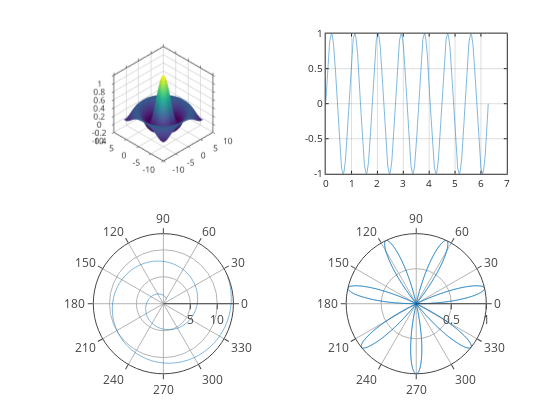

The notebook cell this image was saved under:
### Code cell
graphics_toolkit("plotly")

a = [1:0.1:13];
theta = linspace (0,2*pi,1000);
rho = sin (7*theta);

subplot(2,2,1);
sombrero()
grid on;
box on;

subplot(2,2,2);
plot(theta, rho);
grid on;
box on;

subplot(2,2,3);
polar(a,a)
grid on;
box on;

subplot(2,2,4);
polar(theta, rho);
grid on;
box on;

### Figure 1 — Plotly figure (JSON) as saved in the notebook; plotly's stock layout.template omitted (floating-point values rounded to 4 significant figures; data arrays with more than 128 entries replaced by an {"elided": "..."} marker saying what was removed)
{"data": [{"autocolorscale": "false", "cauto": "false", "cmax": 1, "cmin": -0.2172, "colorscale": [[0, "rgb(68,1,84)"], [0.01587, "rgb(69,6,90)"], [0.03175, "rgb(70,12,95)"], [0.04762, "rgb(71,18,101)"], [0.06349, "rgb(72,24,106)"], [0.07937, "rgb(72,29,111)"], [0.09524, "rgb(72,35,115)"], [0.1111, "rgb(71,40,119)"], [0.127, "rgb(71,45,123)"], [0.1429, "rgb(70,50,126)"], [0.1587, "rgb(68,55,129)"], [0.1746, "rgb(67,60,132)"], [0.1905, "rgb(65,64,134)"], [0.2063, "rgb(64,69,135)"], [0.2222, "rgb(62,74,137)"], [0.2381, "rgb(60,78,138)"], [0.254, "rgb(58,83,139)"], [0.2698, "rgb(56,87,140)"], [0.2857, "rgb(54,91,140)"], [0.3016, "rgb(52,95,141)"], [0.3175, "rgb(50,99,141)"], [0.3333, "rgb(48,103,141)"], [0.3492, "rgb(46,107,142)"], [0.3651, "rgb(45,111,142)"], [0.381, "rgb(43,115,142)"], [0.3968, "rgb(42,119,142)"], [0.4127, "rgb(40,123,142)"], [0.4286, "rgb(39,127,142)"], [0.4444, "rgb(37,130,142)"], [0.4603, "rgb(36,134,141)"], [0.4762, "rgb(34,138,141)"], [0.4921, "rgb(33,142,140)"], [0.5079, "rgb(32,146,140)"], [0.5238, "rgb(31,149,139)"], [0.5397, "rgb(30,153,138)"], [0.5556, "rgb(30,157,136)"], [0.5714, "rgb(31,161,135)"], [0.5873, "rgb(32,164,133)"], [0.6032, "rgb(34,168,131)"], [0.619, "rgb(38,172,129)"], [0.6349, "rgb(42,176,126)"], [0.6508, "rgb(47,179,123)"], [0.6667, "rgb(53,183,120)"], [0.6825, "rgb(59,186,117)"], [0.6984, "rgb(66,190,113)"], [0.7143, "rgb(73,193,109)"], [0.7302, "rgb(81,196,104)"], [0.746, "rgb(90,199,99)"], [0.7619, "rgb(99,202,94)"], [0.7778, "rgb(108,205,89)"], [0.7937, "rgb(117,208,83)"], [0.8095, "rgb(127,210,77)"], [0.8254, "rgb(137,213,71)"], [0.8413, "rgb(148,215,64)"], [0.8571, "rgb(158,217,57)"], [0.873, "rgb(169,219,50)"], [0.8889, "rgb(180,221,43)"], [0.9048, "rgb(190,223,36)"], [0.9206, "rgb(201,224,30)"], [0.9365, "rgb(212,225,26)"], [0.9524, "rgb(223,227,24)"], [0.9683, "rgb(233,228,25)"], [0.9841, "rgb(243,229,30)"], [1, "rgb(253,231,36)"]], "contours": {"x": {"highlight": true, "highlightcolor": "rgb(0,0,0)", "highlightwidth": 1, "show": false}, "y": {"highlight": true, "highlightcolor": "rgb(0,0,0)", "highlightwidth": 1, "show": false}, "z": {"highlight": true, "highlightcolor": "rgb(0,0,0)", "highlightwidth": 1, "show": false}}, "name": "", "scene": "scene", "showlegend": false, "showscale": false, "surfacecolor": {"elided": "41x41 float values"}, "type": "surface", "visibility": true, "x": [-8, -7.6, -7.2, -6.8, -6.4, -6, -5.6, -5.2, -4.8, -4.4, -4, -3.6, -3.2, -2.8, -2.4, -2, -1.6, -1.2, -0.8, -0.4, 0, 0.4, 0.8, 1.2, 1.6, 2, 2.4, 2.8, 3.2, 3.6, 4, 4.4, 4.8, 5.2, 5.6, 6, 6.4, 6.8, 7.2, 7.6, 8], "y": [-8, -7.6, -7.2, -6.8, -6.4, -6, -5.6, -5.2, -4.8, -4.4, -4, -3.6, -3.2, -2.8, -2.4, -2, -1.6, -1.2, -0.8, -0.4, 0, 0.4, 0.8, 1.2, 1.6, 2, 2.4, 2.8, 3.2, 3.6, 4, 4.4, 4.8, 5.2, 5.6, 6, 6.4, 6.8, 7.2, 7.6, 8], "z": {"elided": "41x41 float values"}}, {"line": {"color": "rgb(0,113,188)", "dash": "solid", "width": 0.5}, "marker": {"color": "rgb(0,113,188)", "line": {"color": "rgb(0,113,188)"}, "size": 6, "symbol": "none"}, "mode": "lines", "name": "", "showlegend": false, "type": "scatter", "visibility": true, "x": {"elided": "1000 float values"}, "xaxis": "x", "y": {"elided": "1000 float values"}, "yaxis": "y"}, {"line": {"color": "rgb(0,113,188)", "dash": "solid", "width": 0.5}, "marker": {"color": "rgb(0,113,188)", "line": {"color": "rgb(0,113,188)"}, "size": 6, "symbol": "none"}, "mode": "lines", "name": "", "r": [1, 1.1, 1.2, 1.3, 1.4, 1.5, 1.6, 1.7, 1.8, 1.9, 2, 2.1, 2.2, 2.3, 2.4, 2.5, 2.6, 2.7, 2.8, 2.9, 3, 3.1, 3.2, 3.3, 3.4, 3.5, 3.6, 3.7, 3.8, 3.9, 4, 4.1, 4.2, 4.3, 4.4, 4.5, 4.6, 4.7, 4.8, 4.9, 5, 5.1, 5.2, 5.3, 5.4, 5.5, 5.6, 5.7, 5.8, 5.9, 6, 6.1, 6.2, 6.3, 6.4, 6.5, 6.6, 6.7, 6.8, 6.9, 7, 7.1, 7.2, 7.3, 7.4, 7.5, 7.6, 7.7, 7.8, 7.9, 8, 8.1, 8.2, 8.3, 8.4, 8.5, 8.6, 8.7, 8.8, 8.9, 9, 9.1, 9.2, 9.3, 9.4, 9.5, 9.6, 9.7, 9.8, 9.9, 10.0, 10.1, 10.2, 10.3, 10.4, 10.5, 10.6, 10.7, 10.8, 10.9, 11.0, 11.1, 11.2, 11.3, 11.4, 11.5, 11.6, 11.7, 11.8, 11.9, 12, 12.1, 12.2, 12.3, 12.4, 12.5, 12.6, 12.7, 12.8, 12.9, 13], "showlegend": false, "subplot": "polar", "theta": [1, 1.1, 1.2, 1.3, 1.4, 1.5, 1.6, 1.7, 1.8, 1.9, 2, 2.1, 2.2, 2.3, 2.4, 2.5, 2.6, 2.7, 2.8, 2.9, 3, 3.1, -3.083, -2.983, -2.883, -2.783, -2.683, -2.583, -2.483, -2.383, -2.283, -2.183, -2.083, -1.983, -1.883, -1.783, -1.683, -1.583, -1.483, -1.383, -1.283, -1.183, -1.083, -0.9832, -0.8832, -0.7832, -0.6832, -0.5832, -0.4832, -0.3832, -0.2832, -0.1832, -0.08319, 0.01681, 0.1168, 0.2168, 0.3168, 0.4168, 0.5168, 0.6168, 0.7168, 0.8168, 0.9168, 1.017, 1.117, 1.217, 1.317, 1.417, 1.517, 1.617, 1.717, 1.817, 1.917, 2.017, 2.117, 2.217, 2.317, 2.417, 2.517, 2.617, 2.717, 2.817, 2.917, 3.017, 3.117, -3.066, -2.966, -2.866, -2.766, -2.666, -2.566, -2.466, -2.366, -2.266, -2.166, -2.066, -1.966, -1.866, -1.766, -1.666, -1.566, -1.466, -1.366, -1.266, -1.166, -1.066, -0.9664, -0.8664, -0.7664, -0.6664, -0.5664, -0.4664, -0.3664, -0.2664, -0.1664, -0.06637, 0.03363, 0.1336, 0.2336, 0.3336, 0.4336], "thetaunit": "radians", "type": "scatterpolar", "visibility": true}, {"line": {"color": "rgb(0,113,188)", "dash": "solid", "width": 0.5}, "marker": {"color": "rgb(0,113,188)", "line": {"color": "rgb(0,113,188)"}, "size": 6, "symbol": "none"}, "mode": "lines", "name": "", "r": {"elided": "1000 float values"}, "showlegend": false, "subplot": "polar2", "theta": {"elided": "1000 float values"}, "thetaunit": "radians", "type": "scatterpolar", "visibility": true}], "layout": {"height": 420, "hovermode": "closest", "margin": {"b": 0, "l": 0, "r": 0, "t": 0}, "plot_bgcolor": "rgba(0,0,0,0)", "polar": {"angularaxis": {"size": 10, "tickmode": "array", "tickvals": [0, 30, 60, 90, 120, 150, 180, 210, 240, 270, 300, 330]}, "domain": {"x": [0.13, 0.4534], "y": [0.11, 0.4437]}, "radialaxis": {"size": 10, "tickmode": "array", "tickvals": [5, 10, 15]}}, "polar2": {"angularaxis": {"size": 10, "tickmode": "array", "tickvals": [0, 30, 60, 90, 120, 150, 180, 210, 240, 270, 300, 330]}, "domain": {"x": [0.5816, 0.905], "y": [0.11, 0.4437]}, "radialaxis": {"size": 10, "tickmode": "array", "tickvals": [0.5, 1]}}, "scene": {"camera": {"projection": {"type": "orthographic"}}, "domain": {"x": [0.13, 0.4534], "y": [0.5862, 0.9199]}, "xaxis": {"autorange": false, "exponentformat": "none", "gridcolor": "", "gridwidth": 1.5, "linecolor": "rgb(38,38,38)", "linewidth": 1.5, "mirror": "ticks", "range": [10, -10], "showgrid": true, "showline": true, "side": "bottom", "spikedash": "solid", "spikemode": "across", "spikesides": false, "spikethickness": 1, "tickangle": 0, "tickcolor": "rgb(38,38,38)", "tickfont": {"color": "rgb(38,38,38)", "size": 10}, "ticklen": 3, "ticks": "outside", "ticktext": ["-10", "-5", "0", "5", "10"], "tickvals": [-10, -5, 0, 5, 10], "title": {"font": {"color": "rgb(0,0,0)", "size": 11}, "text": ""}, "type": "linear", "visible": true, "zeroline": false}, "yaxis": {"autorange": false, "exponentformat": "none", "gridcolor": "", "gridwidth": 1.5, "linecolor": "rgb(38,38,38)", "linewidth": 1.5, "mirror": "ticks", "range": [10, -10], "showgrid": true, "showline": true, "side": "left", "spikedash": "solid", "spikemode": "across", "spikesides": false, "spikethickness": 1, "tickangle": 0, "tickcolor": "rgb(38,38,38)", "tickfont": {"color": "rgb(38,38,38)", "size": 10}, "ticklen": 3, "ticks": "outside", "ticktext": ["-10", "-5", "0", "5", "10"], "tickvals": [-10, -5, 0, 5, 10], "title": {"font": {"color": "rgb(0,0,0)", "size": 11}, "text": ""}, "type": "linear", "visible": true, "zeroline": false}, "zaxis": {"autorange": false, "exponentformat": "none", "gridcolor": "", "gridwidth": 1.5, "linecolor": "rgb(38,38,38)", "linewidth": 1.5, "mirror": "ticks", "range": [-0.4, 1], "showgrid": true, "showline": true, "side": "none", "spikedash": "solid", "spikemode": "across", "spikesides": false, "spikethickness": 1, "tickangle": 0, "tickcolor": "rgb(38,38,38)", "tickfont": {"color": "rgb(38,38,38)", "size": 10}, "ticklen": 3, "ticks": "outside", "ticktext": ["-0.4", "-0.2", "0", "0.2", "0.4", "0.6", "0.8", "1"], "tickvals": [-0.4, -0.2, 0, 0.2, 0.4, 0.6, 0.8, 1], "title": {"font": {"color": "rgb(0,0,0)", "size": 11}, "text": ""}, "type": "linear", "visible": true, "zeroline": false}}, "showlegend": false, "width": 560, "xaxis": {"anchor": "y", "autorange": false, "domain": [0.5816, 0.905], "exponentformat": "none", "gridcolor": "rgba(38,38,38,0.15)", "gridwidth": 1, "linecolor": "rgb(38,38,38)", "linewidth": 1, "mirror": "ticks", "range": [0, 7], "showgrid": true, "showline": true, "side": "bottom", "spikedash": "solid", "spikemode": "across", "spikesides": false, "spikethickness": 1, "tickangle": 0, "tickcolor": "rgb(38,38,38)", "tickfont": {"color": "rgb(38,38,38)", "size": 10}, "ticklen": 3, "ticks": "inside", "ticktext": ["0", "1", "2", "3", "4", "5", "6", "7"], "tickvals": [0, 1, 2, 3, 4, 5, 6, 7], "title": {"font": {"color": "rgb(0,0,0)", "size": 11}, "text": ""}, "type": "linear", "visible": true, "zeroline": false}, "yaxis": {"anchor": "x", "autorange": false, "domain": [0.5862, 0.9199], "exponentformat": "none", "gridcolor": "rgba(38,38,38,0.15)", "gridwidth": 1, "linecolor": "rgb(38,38,38)", "linewidth": 1, "mirror": "ticks", "range": [-1, 1], "showgrid": true, "showline": true, "side": "left", "spikedash": "solid", "spikemode": "across", "spikesides": false, "spikethickness": 1, "tickangle": 0, "tickcolor": "rgb(38,38,38)", "tickfont": {"color": "rgb(38,38,38)", "size": 10}, "ticklen": 3, "ticks": "inside", "ticktext": ["-1", "-0.5", "0", "0.5", "1"], "tickvals": [-1, -0.5, 0, 0.5, 1], "title": {"font": {"color": "rgb(0,0,0)", "size": 11}, "text": ""}, "type": "linear", "visible": true, "zeroline": false}}}
